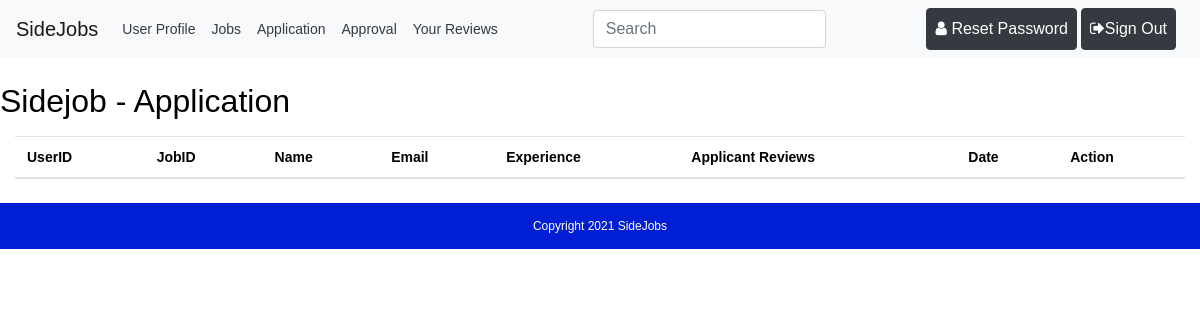
/templates/application.php (signed in), run on an earlier commit of the app's database.
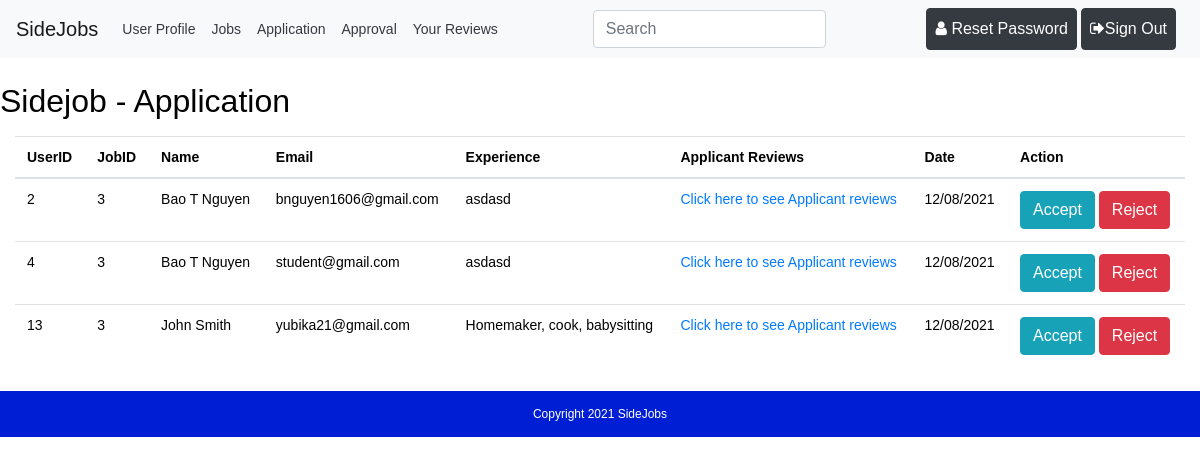
And on a later commit of the database.
### tables this page shows
CREATE TABLE `jobapplication` (
  `userid` int(11) NOT NULL,
  `jobid` int(11) NOT NULL,
  `name` varchar(50) NOT NULL,
  `email` varchar(50) NOT NULL,
  `experience` text DEFAULT NULL,
  `date` datetime DEFAULT current_timestamp(),
  `certificate` varchar(255) NOT NULL
);

### templates/application.php (the view, shortened to what this page needs)
<?php
$path = $_SERVER['DOCUMENT_ROOT'];
$path .= "/sidejob/";
require_once($path . 'connect.php');
$user_id = ($_SESSION['userID']);
$ReadSql = "SELECT ja.userid, ja.jobid, ja.name, ja.email, ja.experience, ja.date
						FROM jobapplication ja JOIN jobs j  ON ja.jobid = j.jobID WHERE j.userID = $user_id";
$res = mysqli_query($connection, $ReadSql);
?>
<?php require($path . 'templates/header.php') ?>
	<div class="container-fluid my-4">
		<div class="row my-2">
			<h2>Sidejob - Application</h2>
		</div>
		<table class="table ">
		<thead>
			<tr>
				<th>UserID</th>
				<th>JobID</th>
				<th>Name</th>
				<th>Email</th>
				<th>Experience</th>
				<th>Applicant Reviews</th>
				<th>Date</th>
				<th>Action</th>
			</tr>
		</thead>
		<tbody>
		<?php
		while($r = mysqli_fetch_assoc($res)){
		?>
			<tr>
				<td><?php echo $r['userid']; ?></td>
				<td><?php echo $r['jobid']; ?></td>
				<td><?php echo $r['name']; ?></td>
				<td><?php echo $r['email']; ?></td>
				<td><?php echo $r['experience']; ?></td>
				<td><a href = "review_other.php?userID=<?php echo $r['userid']?>">Click here to see Applicant reviews</a></td>
				<td><?php
				$r['date'] = date("m/d/Y");
				echo $r['date'];
				?></td>
				<td>
					<a href="accept.php?userid=<?php echo $r['userid']; ?>&jobid=<?php echo $r['jobid']; ?>"><button type="button" class="btn btn-info">Accept</button></a>
					<button type="button" class="btn btn-danger btn-xs" data-toggle="modal" data-target="#myModal<?php echo $r['userid']; ?>">Reject</button>
				</td>
			</tr>
		<?php } ?>
		</tbody>
		</table>
	</div>
<?php require($path . 'templates/footer.php') ?>

What changed in the data, as far as the page shows it:
added jobapplication: userid "2", jobid "3", name "Bao T Nguyen", email "bnguyen1606@gmail.com", experience "asdasd", date "12/08/2021"
added jobapplication: userid "4", jobid "3", name "Bao T Nguyen", email "student@gmail.com", experience "asdasd", date "12/08/2021"
added jobapplication: userid "13", jobid "3", name "John Smith", email "yubika21@gmail.com", experience "Homemaker, cook, babysitting", date "12/08/2021"
